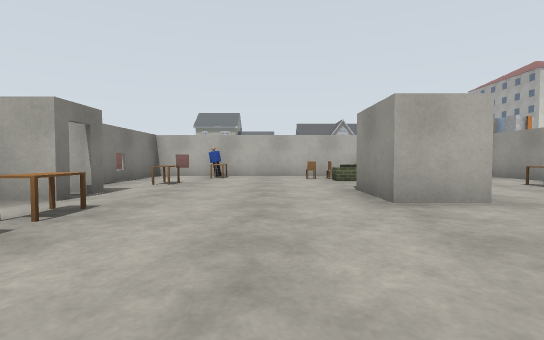
[1] (above)

24 first-person views from a walk through a robot-simulator world made for Gazebo. The camera is 1 m above the floor, tilts 2° down and sees 85° across. The floor is counted in squares, 2 m on a side. Each view is taken from the middle of a square. On the plan, view 1 faces up. The plan holds only what a view shows up to about 9 squares ahead; the rest is blank. The place goes on beyond the plan. Simple patterns stand in for the simulator's built-in surfaces. Simple shapes stand in for some stock models. Some surface patterns are stand-ins.

[2]
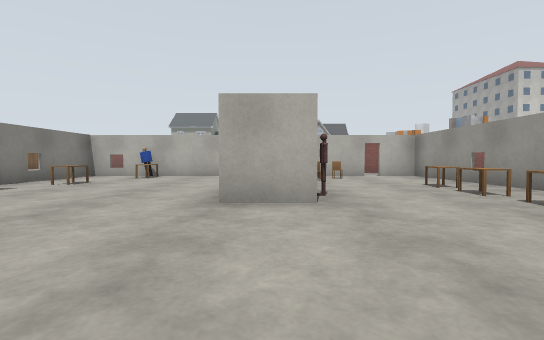

[3]
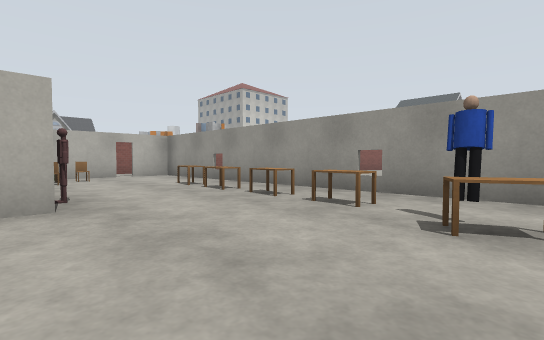

[4]
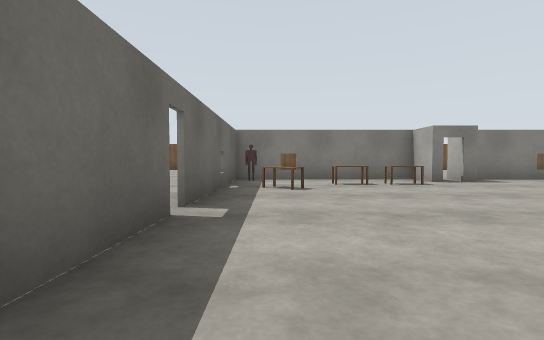

[5]
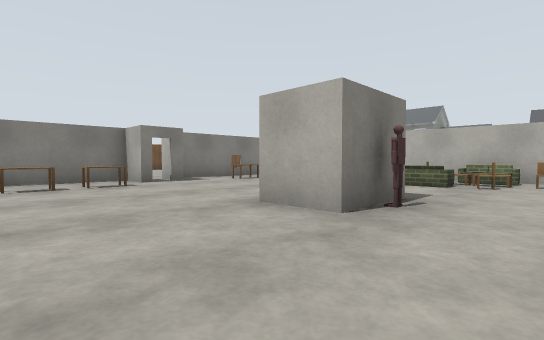

[6]
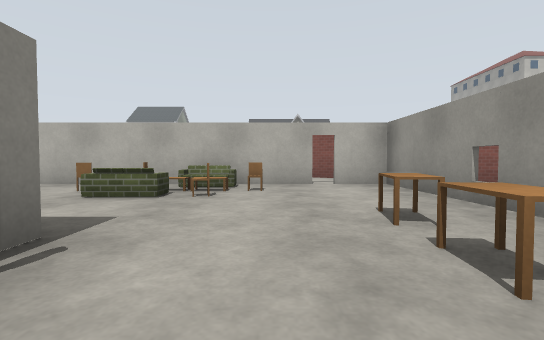

[7]
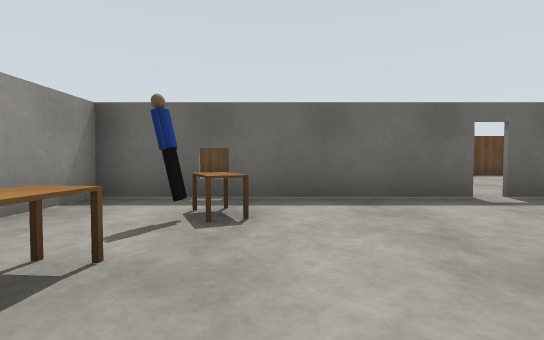

[8]
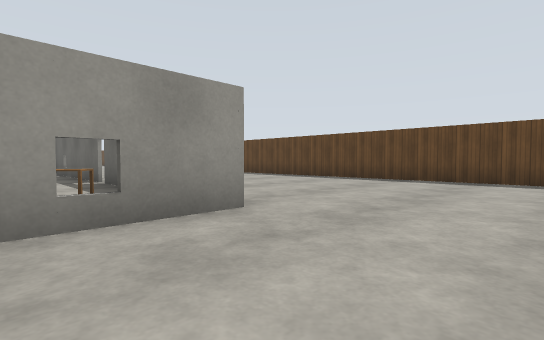

[9]
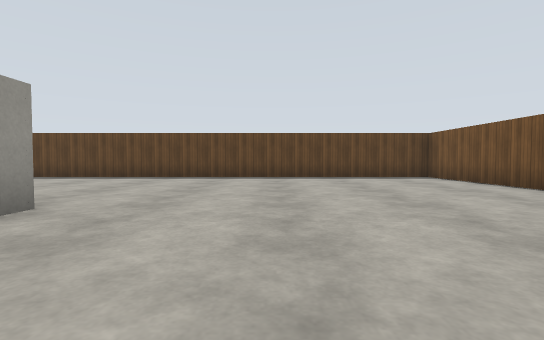

[10]
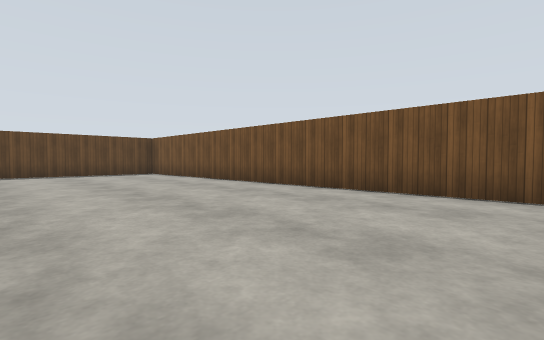

[11]
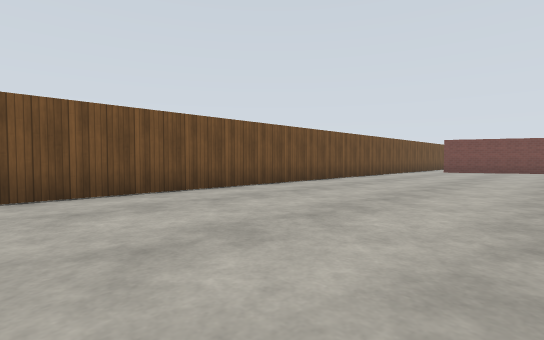

[12]
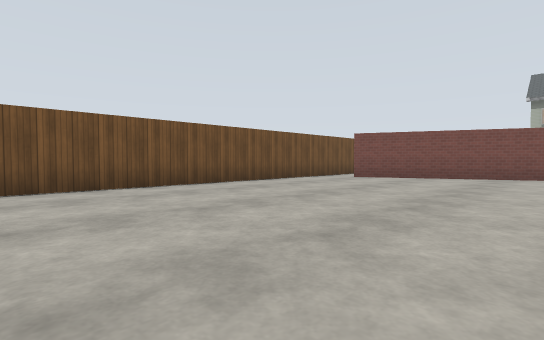

[13]
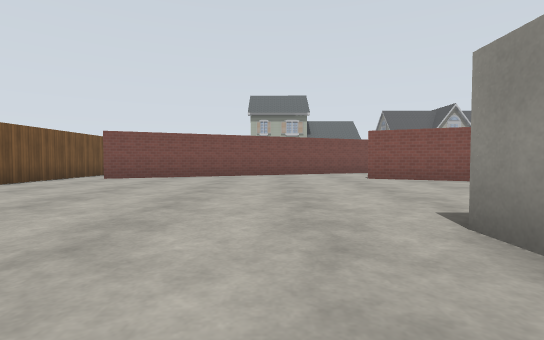

[14]
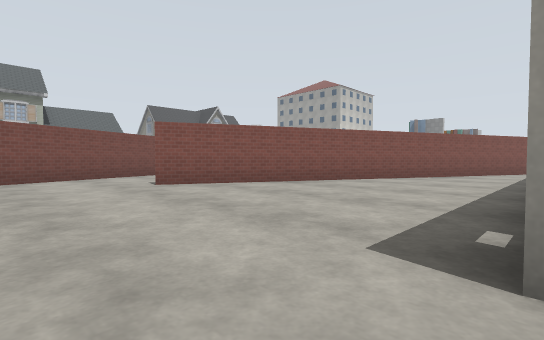

[15]
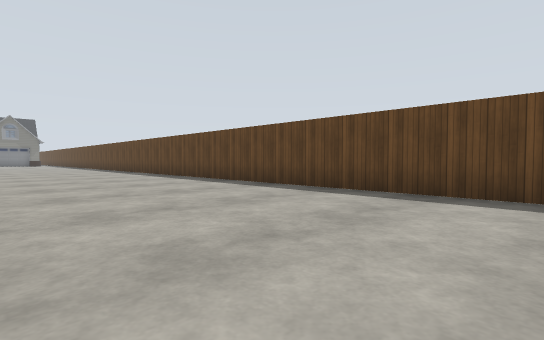

[16]
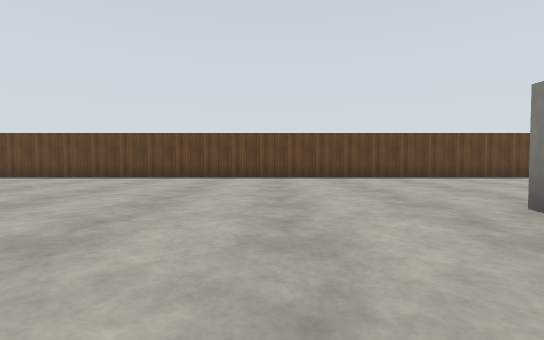

[17]
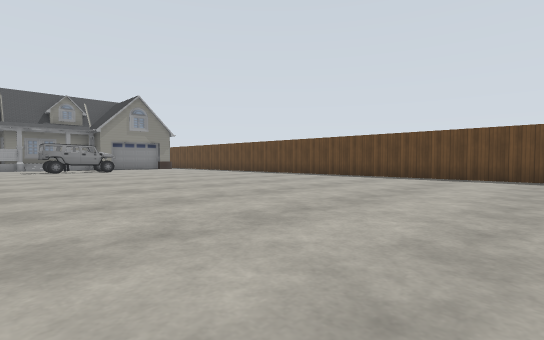

[18]
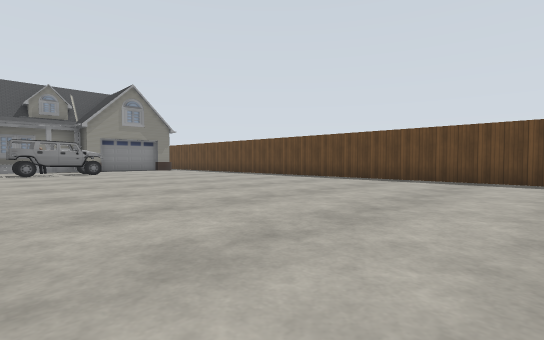

[19]
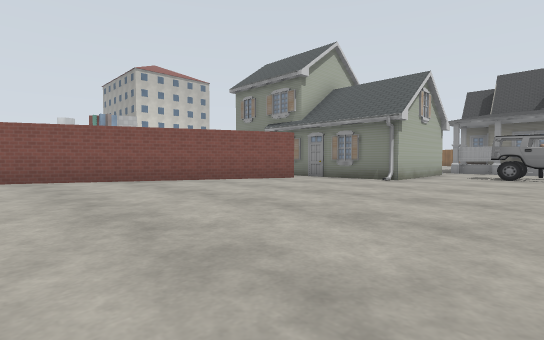

[20]
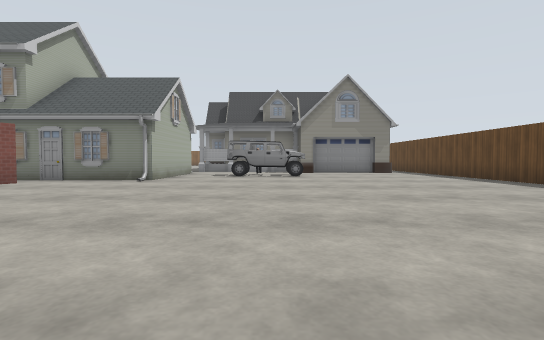

[21]
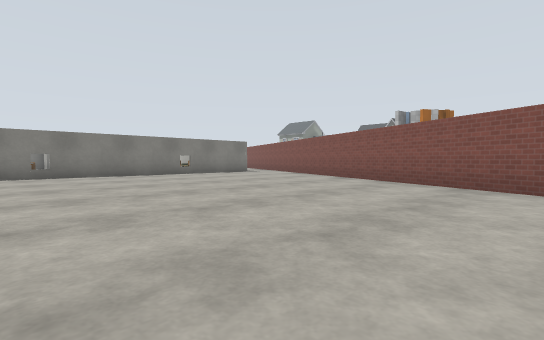

[22]
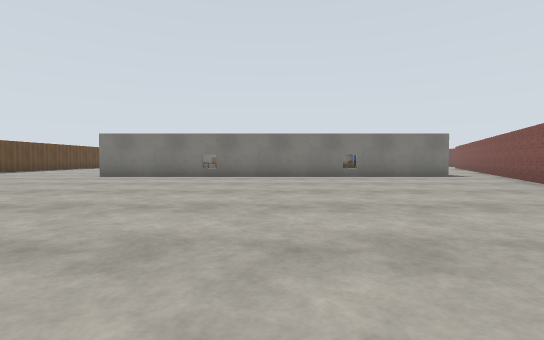

[23]
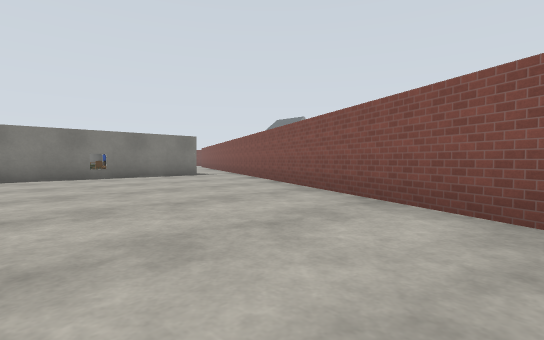

[24]
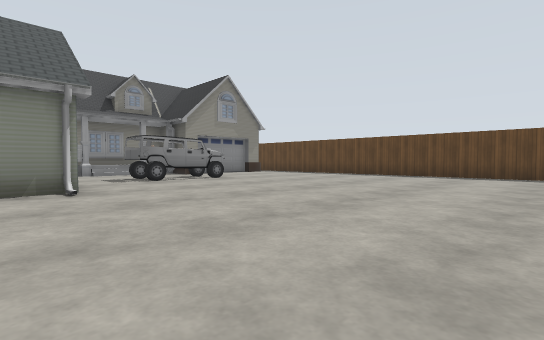

### Floor plan
Points are (right, up) in squares from view 1. A wall is a line through its corners. A room is listed if a view was taken in it or the views show most of it. See-through windows are left out.
Room 1 (views 1, 2, 3, 4, 5, 6, 7)
walls: (2.5, 5) (2.5, 3.4) (1.4, 3.4) (1.4, 4.9); (-2.5, 3.6) (-3.5, 3.6) (-3.5, -0.9) (1, -0.9); (-2.7, 4.5) (-3.6, 4.5); (1.3, -0.9) (6.3, -0.9) (6.3, 9) (5.2, 9); (1.6, 9) (-0.8, 9); (4.9, 9) (3.4, 9); (-3.5, 9) (-3.5, 5)
ways out: open door at (1, -1) to room 2; open door at (5, 9) to room 2; open door at (-3, 4)
objects: other object (-3, 0); desk (-2, 2); desk (-2, 3); desk (-2, 6); desk (-1, 0); other object (-1, 8); chair (1, 8); sofa (2, 7); other object (2, 8); other object (3, 4); other object (3, 7); coffee table (3, 8); chair (4, 8); desk (5, 0); person (5, 1); desk (5, 2); desk (5, 3); desk (5, 4); desk (5, 6)
Room 2 (views 8, 9, 10, 11, 12, 13, 14, 15, 16, 17, 18, 19, 20, 21, 22, 23, 24)
walls: (6.4, 9.1) (6.4, -1); (-3.6, -1) (-3.6, 1); (-3.6, 8.5) (-3.6, 9.1); (20.3, 4.3) (-2.5, 14.8); (-5.8, 16.3) (-8.5, 15.1); (-10.5, 16) (-10.5, -6.5) (23.1, -6.5)
ways out: open door at (1, -1) to room 1; open door at (5, 9) to room 1; opening at (-9.5, 15.5); opening at (-4, 15); gap at (20, 5)
objects: person (-2, 9); other object (2, 9); sofa (3, 9); house (21, 2) to (23, 2); car (23, -2) to (23, 0)

Positions as (right, up) in squares from view 1, and headings:
1: (0, 0), facing up
2: (2, 0), facing up
3: (2, 0), facing up-right
4: (4, 0), facing left
5: (4, 1), facing up-left
6: (4, 3), facing up
7: (4, 3), facing down
8: (-6, 1), facing down-right
9: (-6, 2), facing down
10: (-6, 4), facing down-left
11: (-6, 2), facing up-left
12: (-5, 7), facing up-left
13: (-5, 7), facing up
14: (-5, 9), facing up-right
15: (-3, -2), facing down-right
16: (9, 2), facing down
17: (10, 2), facing down-right
18: (12, 1), facing down-right
19: (14, -1), facing up-right
20: (14, -1), facing right
21: (16, 1), facing up-left
22: (15, 4), facing left
23: (15, 4), facing up-left
24: (16, 3), facing down-right
